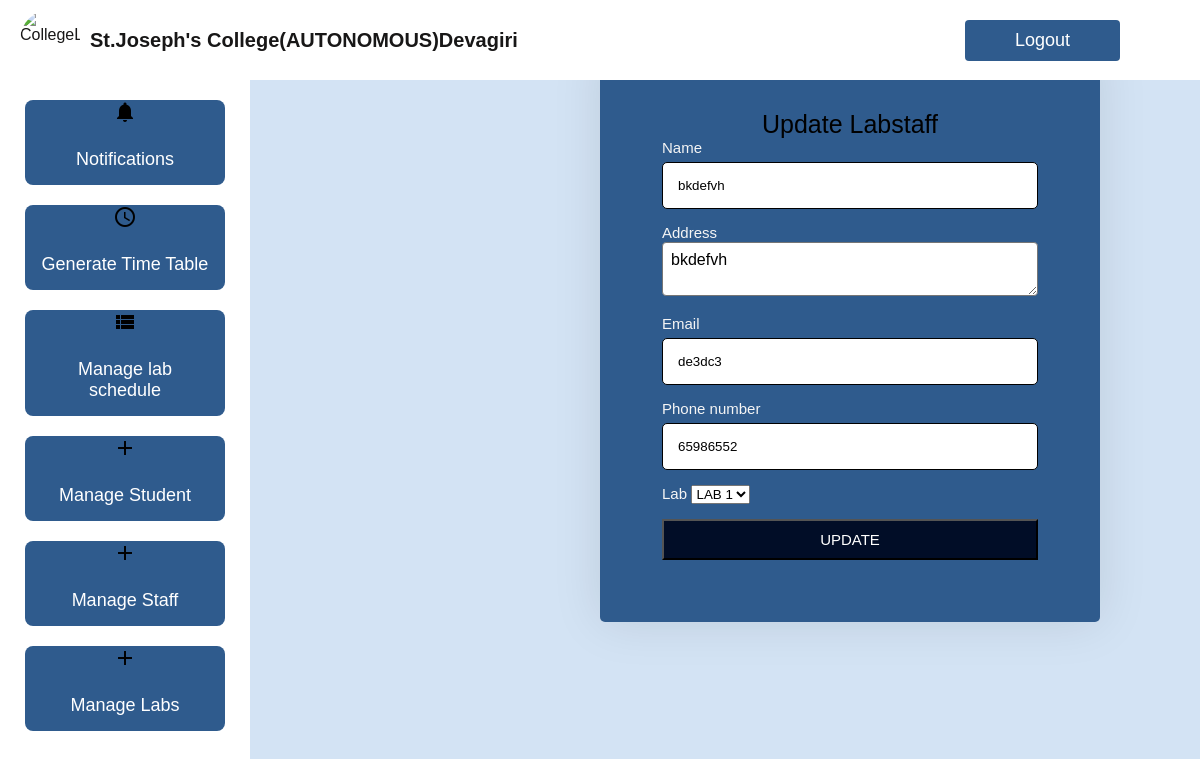
Page /administrator/UpdateLabstaff/1 on the committed database.
### administrator/models.py (models this page shows, shortened)
class Labstaff(models.Model):
    loginid=models.ForeignKey(Userprofile,on_delete=models.CASCADE,null=True,blank=True)
    name = models.CharField(max_length=100)
    address=models.CharField(max_length=100)
    lab=models.ForeignKey(Lab,on_delete=models.CASCADE,null=True,blank=True)
    email=models.CharField(max_length=100)
    phone=models.CharField(max_length=100)

class Lab(models.Model):
    name = models.CharField(max_length=100)
    capacity = models.CharField(max_length=200)

### administrator/views.py (the view, shortened to what this page needs)
# urls.py: path('UpdateLabstaff/<int:id>',UpdateLabstaff.as_view(),name='UpdateLabstaff'),
class UpdateLabstaff(View):
    def get(self,request,id):
        l=Labstaff.objects.get(id=id)
        L=Lab.objects.all()
        return render(request,'admin/updatelabstaff.html',{'ls':l,'r':L})

### templates/admin/updatelabstaff.html (shortened to what this page needs)
{% extends 'admin/adminbase.html' %}
{% block body %}
  <div class="lab">
  <form action="" method="post">
    <div style="font-size: 25px;text-align: center;">Update Labstaff</div>
    <div class="sch">
    <label for="">Name</label>
    <input type="text" name="name" id="" value="{{ls.name}}">
</div>
<div class="sch">
    <label for="">Address</label>
    <textarea name="address" id="" rows="2" cols="20">{{ls.name}}</textarea>
</div>
<div class="sch">
    <label for="">Email</label>
    <input type="text" name="email" id="" value="{{ls.email}}">
</div>
<div class="sch">
    <label for="">Phone number</label>
    <input type="text" name="phone" id="" value="{{ls.phone}}">
</div>
<div class="sch">
    <label for="">Lab</label>
    <select name="lab" id="">
        {% for i in r %}
        <option value="{{i.id}}" {% if i.id == ls.lab.id %} selected {% endif %}>{{i.name}}</option>
        {% endfor %}
    </select>
  </div>
<div class="inp" >
    <b><input type="submit" name="" id="" value="UPDATE"></b>
   </div>
    {% endblock %}

### templates/admin/adminbase.html (style rules this page uses)
* { font-family: Arial, sans-serif; margin: 0; padding: 0; box-sizing: border-box; }
body { background: url("D:\ssk.png") no-repeat; background-size: cover; }
body { background-color: rgb(211, 227, 244); }

### templates/admin/updatelabstaff.html (style rules this page uses)
.lab { padding: 62px; max-width: 500px; background-color: #2f5b8d; border-radius: 5px; box-shadow:0 0 50px rgba(5,2, 1, 0.1); overflow: auto; margin-left: 600px; margin-top: -52px; }
.sch { margin-bottom: 15px; color: rgb(241, 236, 236); }
.sch input { width: 100%; padding: 15px; border-radius: 5px; border: 1px solid black; background-color: white; margin-top: 5px; color: rgb(2, 2, 2); }
.sch textarea { width: 100%; padding: 8px; border-radius: 4px; background-color: white; font-size: 16px; }
.sch label { font-size: 15px; font-style: normal; color: whitesmoke; margin-bottom: 10px; }
.inp input { background-color:rgb(1, 13, 39); padding: 10px; width: 100%; text-align: center; color: white; font-size: 15px; }

### rows in the picture
Labstaff: name "bkdefvh", address "bkdefvh", email "de3dc3", phone "65986552", lab "LAB 1"
